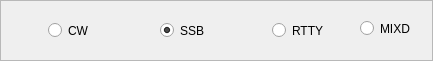
  <widget class="QFrame" name="frame_2">
   <property name="geometry">
    <rect>
     <x>364</x>
     <y>84</y>
     <width>433</width>
     <height>61</height>
    </rect>
   </property>
   <property name="frameShape">
    <enum>QFrame::StyledPanel</enum>
   </property>
   <property name="frameShadow">
    <enum>QFrame::Raised</enum>
   </property>
   <widget class="QRadioButton" name="radioButtonCw">
    <property name="geometry">
     <rect>
      <x>48</x>
      <y>16</y>
      <width>61</width>
      <height>29</height>
     </rect>
    </property>
    <property name="focusPolicy">
     <enum>Qt::NoFocus</enum>
    </property>
    <property name="text">
     <string>CW</string>
    </property>
   </widget>
   <widget class="QRadioButton" name="radioButtonSsb">
    <property name="geometry">
     <rect>
      <x>160</x>
      <y>16</y>
      <width>65</width>
      <height>29</height>
     </rect>
    </property>
    <property name="focusPolicy">
     <enum>Qt::NoFocus</enum>
    </property>
    <property name="text">
     <string>SSB</string>
    </property>
    <property name="checked">
     <bool>true</bool>
    </property>
   </widget>
   <widget class="QRadioButton" name="radioButtonRtty">
    <property name="geometry">
     <rect>
      <x>272</x>
      <y>20</y>
      <width>73</width>
      <height>21</height>
     </rect>
    </property>
    <property name="focusPolicy">
     <enum>Qt::NoFocus</enum>
    </property>
    <property name="text">
     <string>RTTY</string>
    </property>
   </widget>
   <widget class="QRadioButton" name="radioButtonMixd">
    <property name="geometry">
     <rect>
      <x>360</x>
      <y>16</y>
      <width>65</width>
      <height>25</height>
     </rect>
    </property>
    <property name="focusPolicy">
     <enum>Qt::NoFocus</enum>
    </property>
    <property name="text">
     <string>MIXD</string>
    </property>
   </widget>
  </widget>
